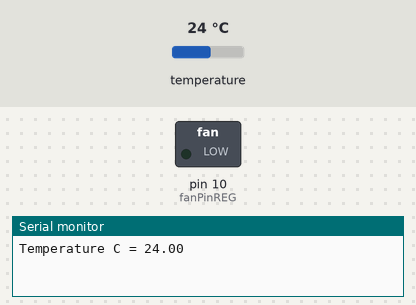
This sketch was run on a simulated Arduino Uno, built with avr-gcc and run on an emulated ATmega328P. Parts: switched loads named in the sketch (green lamp = pin HIGH), the last lines printed to the serial monitor. Inputs (shaded band) come from the test bench; at power-on: temperature 24 °C.

Above: at 1.9 s.
2.0 s: temperature set to 12 °C
At 2.9 s:
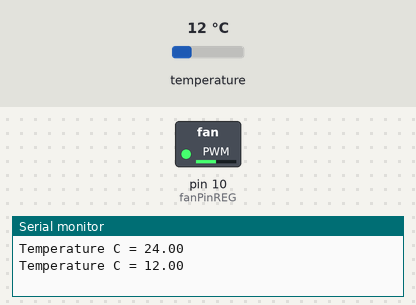
5.6 s: temperature set to 19 °C
7.6 s: temperature set to 14 °C
At 8.2 s:
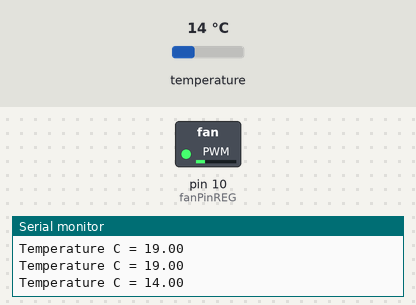
11.2 s: temperature set to 28 °C
At 12.2 s:
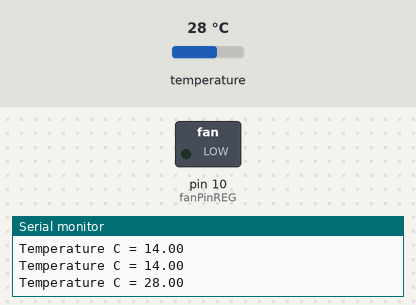
12.9 s: temperature set to 14 °C
At 13.6 s:
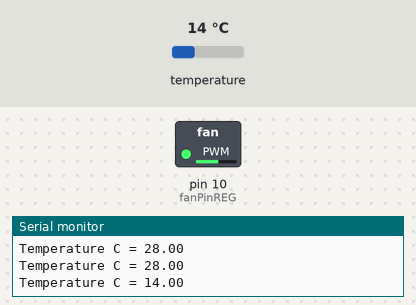
15.2 s: temperature set to 33 °C
Timing chart, 0 to 17.8 s (numbered marks = the images above; inputs shaded):
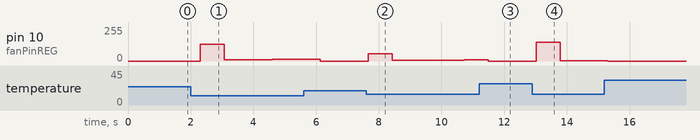

Measured:
- after the input at 2.0 s, pin 10 (fanPinREG): 0/255 → 127/255 after 0.31 s, → 9/255 0.76 s later, → 10/255 0.76 s later, → 12/255 0.76 s later, … (5 changes in this stretch)
- after the input at 7.6 s, pin 10 (fanPinREG): 0/255 → 56/255 after 0.06 s, → 6/255 0.76 s later, → 7/255 0.76 s later, → 8/255 1.5 s later
- after the input at 11.2 s, pin 10 (fanPinREG): 8/255 → 0/255 after 0.29 s
- after the input at 12.9 s, pin 10 (fanPinREG): 0/255 → 142/255 after 0.12 s, → 3/255 0.76 s later

The sketch:

esas_kodlardan_biri.ino
```cpp
#include <DallasTemperature.h>
#include <OneWire.h>
#include <PID_v1.h>

int fanPinREG = 10;

double Setpoint, Input, Output;

//Tuning Parameters
float Kp=2;    //Proportional Gain
float Ki=5;    //Integral Gain
float Kd=1;    //Differential Gain

//Specify the links and initial tuning parameters
PID myPID(&Input, &Output, &Setpoint,Kp,Ki,Kd, DIRECT);

// Data wire is plugged into port D6 on the Arduino
#define ONE_WIRE_BUS 6

// Setup a oneWire instance to communicate with any OneWire devices (not just Maxim/Dallas temperature ICs)
OneWire oneWire(ONE_WIRE_BUS);

// Pass our oneWire reference to Dallas Temperature.
DallasTemperature sensors(&oneWire);

void setup()
{
Serial.begin(9600);
// Start up the library (DS18B20 DallasTemperature)
sensors.begin();

////////////////////////////////////// PWM BY REGISTRY CHANGE ////////////////////////
pinMode(fanPinREG, OUTPUT);

 // TCCR2A = _BV(COM2B1) | _BV(WGM21) | _BV(WGM20); // COM2B1: clear OC2B on Compare Match; WGM21/20/22 (latter in TCCR2B below): count from 0 to OCR2A
  //TCCR2B = _BV(WGM22) | _BV(CS21); // CS20: prescaler 8
 // OCR2A = 80;
  //OCR2B = 40; // for 50% duty cycle
////////////////////////////////////////////////////////////////////////////////////

  sensors.requestTemperatures();
  Input = sensors.getTempCByIndex(0);//analogRead(0);     /**************  TEMPERATURE  **********************/
  Setpoint = 15;            /***********  TEMPERATURE SETPOINT (CELCIUS)  ******/

  //turn the PID on
  myPID.SetMode(AUTOMATIC);
}

void loop(void)
{

  sensors.requestTemperatures();
  Input = sensors.getTempCByIndex(0);    //Temperature from DS18B20
  myPID.Compute();
  analogWrite(fanPinREG,Output);
  Serial.print("Temperature C = ");
  Serial.println(Input);

}
```
